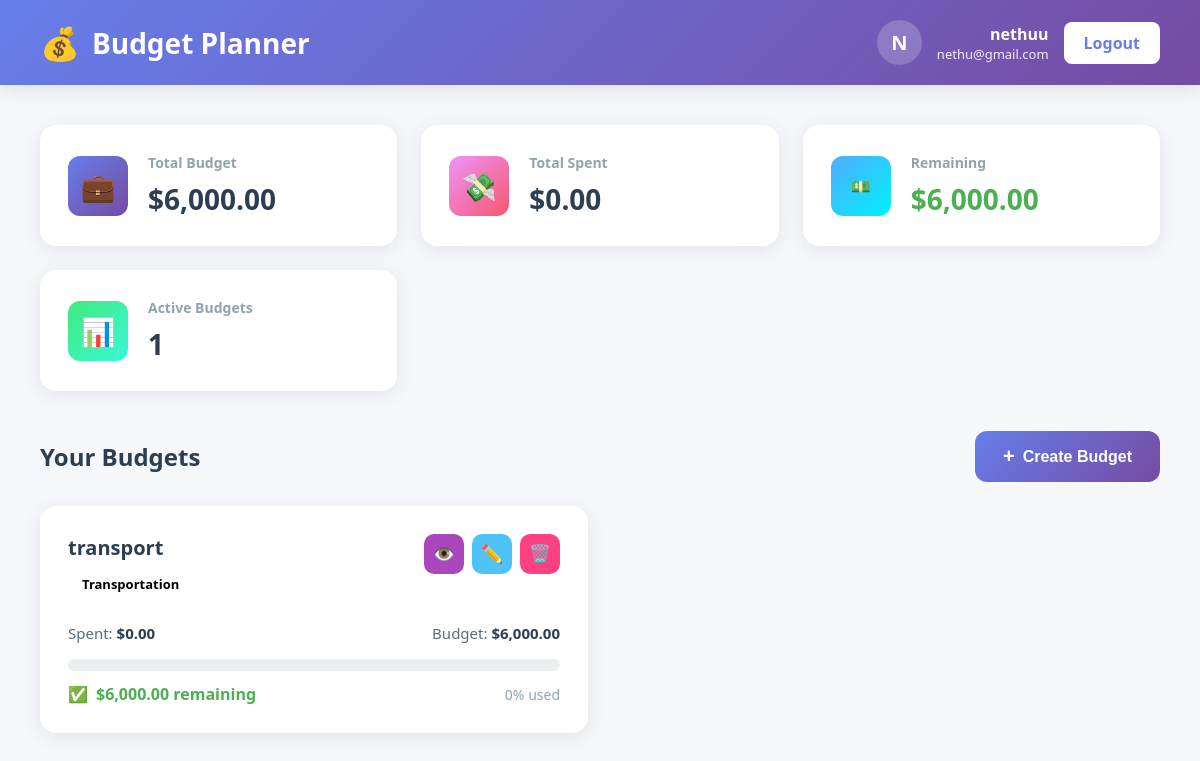
/public/dashboard.php (signed in), run on an earlier commit of the app's database.
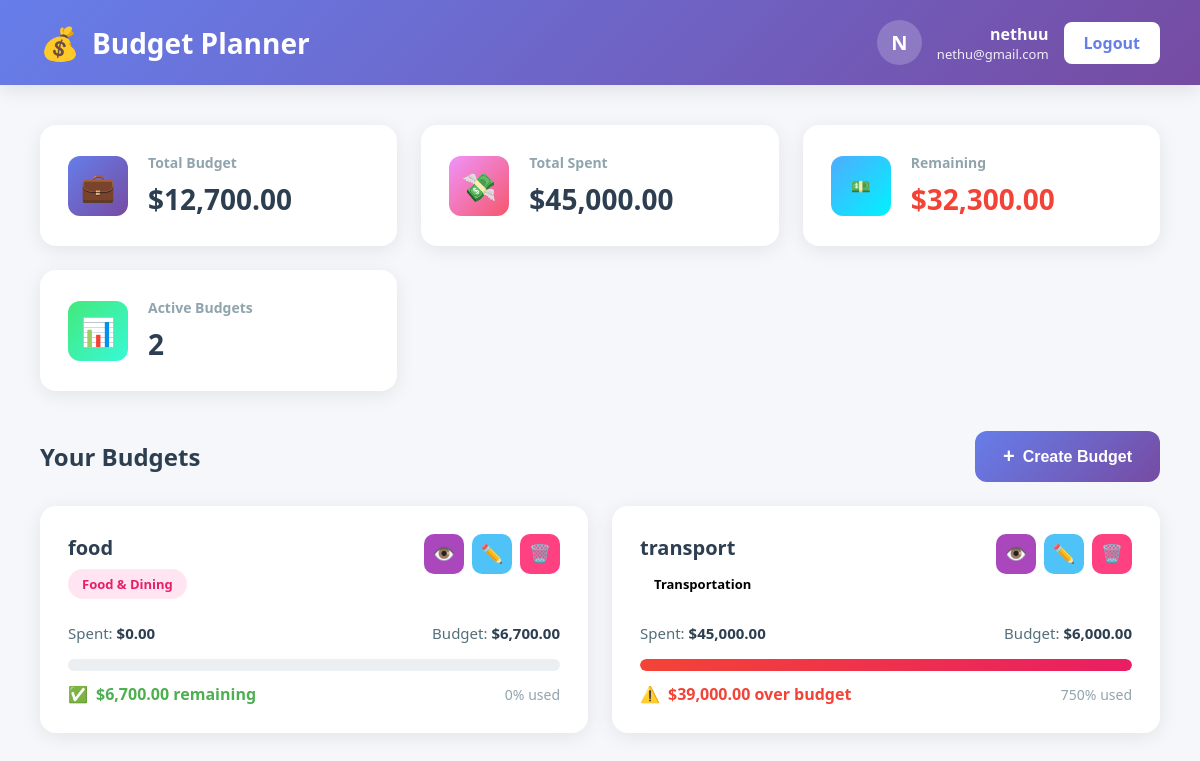
And on a later commit of the database.
### tables this page shows
CREATE TABLE budgets (
    id INTEGER PRIMARY KEY AUTOINCREMENT,
    name TEXT NOT NULL,
    category TEXT NOT NULL,
    budget_amount REAL NOT NULL,
    created_date TEXT NOT NULL
, user_id INTEGER DEFAULT 1);

### public/dashboard.php (the view, shortened to what this page needs)
<?php
$username = $_SESSION['username'];
$email = $_SESSION['email'];
$user_id = $_SESSION['user_id'];
try {
    $db = new PDO('sqlite:' .__DIR__ . '/../db/database.db');
    $db->setAttribute(PDO::ATTR_ERRMODE, PDO::ERRMODE_EXCEPTION);
} catch(PDOException $e) {
    die("Connection failed: " . $e->getMessage());
}
$db->exec('CREATE TABLE IF NOT EXISTS budgets (
    id INTEGER PRIMARY KEY AUTOINCREMENT,
    user_id INTEGER NOT NULL,
    name TEXT NOT NULL,
    category TEXT NOT NULL,
    budget_amount REAL NOT NULL,
    created_date TEXT NOT NULL,
    FOREIGN KEY (user_id) REFERENCES users(id) ON DELETE CASCADE
)');
$db->exec('CREATE TABLE IF NOT EXISTS expenses (
    id INTEGER PRIMARY KEY AUTOINCREMENT,
    budget_id INTEGER NOT NULL,
    amount REAL NOT NULL,
    description TEXT,
    date TEXT NOT NULL,
    FOREIGN KEY (budget_id) REFERENCES budgets(id) ON DELETE CASCADE
)');
$stmt = $db->prepare('
    SELECT b.*, COALESCE(SUM(e.amount), 0) as spent
    FROM budgets b
    LEFT JOIN expenses e ON b.id = e.budget_id
    WHERE b.user_id = :uid
    GROUP BY b.id
    ORDER BY b.created_date DESC
');
$stmt->execute([':uid' => $user_id]);
$budgets = $stmt->fetchAll(PDO::FETCH_ASSOC);
$totalBudget = 0;
$totalSpent = 0;
foreach ($budgets as $budget) {
    $totalBudget += $budget['budget_amount'];
    $totalSpent += $budget['spent'];
}
$totalRemaining = $totalBudget - $totalSpent;
?>
<!DOCTYPE html>
<html lang="en">
<head>
</head>
<body>
    <div class="header">
        <div class="header-content">
            <div class="header-left">
                <h1><span class="icon">💰</span> Budget Planner</h1>
            </div>
            <div class="user-info-header">
                <div class="user-avatar"><?php echo strtoupper(substr($username, 0, 1)); ?></div>
                <div class="user-details">
                    <div class="user-name"><?php echo htmlspecialchars($username); ?></div>
                    <div class="user-email"><?php echo htmlspecialchars($email); ?></div>
                </div>
                <a href="logout.php" class="logout-btn">Logout</a>
            </div>
        </div>
    </div>
    <div class="container">
        <div class="stats-grid">
            <div class="stat-card">
                <div class="stat-icon total">💼</div>
                <div class="stat-content">
                    <div class="stat-label">Total Budget</div>
                    <div class="stat-value">$<?php echo number_format($totalBudget, 2); ?></div>
                </div>
            </div>
            <div class="stat-card">
                <div class="stat-icon spent">💸</div>
                <div class="stat-content">
                    <div class="stat-label">Total Spent</div>
                    <div class="stat-value">$<?php echo number_format($totalSpent, 2); ?></div>
                </div>
            </div>
            <div class="stat-card">
                <div class="stat-icon remaining">💵</div>
                <div class="stat-content">
                    <div class="stat-label">Remaining</div>
                    <div class="stat-value" style="color: <?php echo $totalRemaining >= 0 ? '#4caf50' : '#f44336'; ?>">
                        $<?php echo number_format(abs($totalRemaining), 2); ?>
                    </div>
                </div>
            </div>
            <div class="stat-card">
                <div class="stat-icon count">📊</div>
                <div class="stat-content">
                    <div class="stat-label">Active Budgets</div>
                    <div class="stat-value"><?php echo count($budgets); ?></div>
                </div>
            </div>
        </div>
        <div class="section-header">
            <h2 class="section-title">Your Budgets</h2>
            <button class="btn-create" onclick="openModal('createBudget')">
                <span style="font-size: 20px;">+</span> Create Budget
            </button>
        </div>
        <?php if (count($budgets) > 0): ?>
        <div class="budget-grid">
            <?php foreach ($budgets as $budget):
                $remaining = $budget['budget_amount'] - $budget['spent'];
                $percentage = $budget['budget_amount'] > 0 ? ($budget['spent'] / $budget['budget_amount']) * 100 : 0;
                $statusClass = $percentage >= 100 ? 'over' : ($percentage >= 80 ? 'warning' : 'positive');
                $catClass = 'cat-' . strtolower(str_replace(['&', ' '], '', explode(' ', $budget['category'])[0]));
            ?>
            <div class="budget-card">
                <div class="card-header">
                    <div>
                        <div class="card-title"><?php echo htmlspecialchars($budget['name']); ?></div>
                        <span class="category-badge <?php echo $catClass; ?>"><?php echo htmlspecialchars($budget['category']); ?></span>
                    </div>
                    <div class="action-btns">
                        <button class="btn-icon btn-view" onclick="window.location.href='?view=<?php echo $budget['id']; ?>'" title="View Expenses">👁️</button>
                        <button class="btn-icon btn-edit" onclick="window.location.href='?edit=<?php echo $budget['id']; ?>'" title="Edit">✏️</button>
                        <form method="POST" style="display: inline;" onsubmit="return confirm('Delete this budget and all expenses?');">
                            <button type="submit" class="btn-icon btn-delete" title="Delete">🗑️</button>
                        </form>
                    </div>
                </div>
                <div class="budget-amounts">
                    <span>Spent: <span class="amount-value">$<?php echo number_format($budget['spent'], 2); ?></span></span>
                    <span>Budget: <span class="amount-value">$<?php echo number_format($budget['budget_amount'], 2); ?></span></span>
                </div>
                <div class="progress-bar">
                    <div class="progress-fill <?php echo $percentage >= 100 ? 'progress-over' : ''; ?>" style="width: <?php echo min($percentage, 100); ?>%"></div>
                </div>
                <div class="budget-status">
                    <div class="remaining <?php echo $statusClass; ?>">
                        <span><?php echo $statusClass == 'over' ? '⚠️' : ($statusClass == 'warning' ? '⚠️' : '✅'); ?></span>
                        $<?php echo number_format(abs($remaining), 2); ?> <?php echo $remaining >= 0 ? 'remaining' : 'over budget'; ?>
                    </div>
                    <div class="usage"><?php echo round($percentage); ?>% used</div>
                </div>
            </div>
            <?php endforeach; ?>
        </div>
        <?php endif; ?>
    </div>
</body>
</html>

### public/dashboard.php (style rules this page uses)
* { margin: 0; padding: 0; box-sizing: border-box; }
body { font-family: 'Segoe UI', Tahoma, Geneva, Verdana, sans-serif; background: #f5f7fa; }
.header { background: linear-gradient(135deg, #667eea 0%, #764ba2 100%); padding: 20px 40px; box-shadow: 0 4px 20px rgba(0,0,0,0.1); color: white; }
.header-content { max-width: 1400px; margin: 0 auto; display: flex; justify-content: space-between; align-items: center; }
.header-left { display: flex; align-items: center; gap: 20px; }
.header h1 { font-size: 28px; display: flex; align-items: center; gap: 12px; }
.icon { font-size: 32px; }
.user-info-header { display: flex; align-items: center; gap: 15px; }
.user-avatar { width: 45px; height: 45px; border-radius: 50%; background: rgba(255,255,255,0.2); display: flex; align-items: center; justify-content: center; font-size: 20px; font-weight: 600; }
.user-details { text-align: right; }
.user-name { font-weight: 600; font-size: 16px; }
.user-email { font-size: 13px; opacity: 0.9; }
.logout-btn { background: white; color: #667eea; padding: 10px 20px; border: none; border-radius: 8px; text-decoration: none; font-weight: 600; cursor: pointer; transition: all 0.3s; }
.container { max-width: 1400px; margin: 0 auto; padding: 40px; }
.stats-grid { display: grid; grid-template-columns: repeat(auto-fit, minmax(280px, 1fr)); gap: 24px; margin-bottom: 40px; }
.stat-card { background: white; padding: 28px; border-radius: 16px; box-shadow: 0 4px 20px rgba(0,0,0,0.08); display: flex; align-items: center; gap: 20px; transition: transform 0.2s; }
.stat-icon { width: 60px; height: 60px; border-radius: 12px; display: flex; align-items: center; justify-content: center; font-size: 28px; }
.stat-icon.total { background: linear-gradient(135deg, #667eea 0%, #764ba2 100%); }
.stat-icon.spent { background: linear-gradient(135deg, #f093fb 0%, #f5576c 100%); }
.stat-icon.remaining { background: linear-gradient(135deg, #4facfe 0%, #00f2fe 100%); }
.stat-icon.count { background: linear-gradient(135deg, #43e97b 0%, #38f9d7 100%); }
.stat-content { flex: 1; }
.stat-label { font-size: 14px; color: #90a4ae; margin-bottom: 8px; font-weight: 600; }
.stat-value { font-size: 28px; font-weight: 700; color: #2c3e50; }
.section-header { display: flex; justify-content: space-between; align-items: center; margin-bottom: 24px; }
.section-title { font-size: 24px; font-weight: 600; color: #2c3e50; }
.btn-create { background: linear-gradient(135deg, #667eea 0%, #764ba2 100%); color: white; border: none; padding: 14px 28px; border-radius: 12px; cursor: pointer; font-size: 16px; font-weight: 600; display: flex; align-items: center; gap: 8px; transition: transform 0.2s; }
.budget-grid { display: grid; grid-template-columns: repeat(auto-fill, minmax(380px, 1fr)); gap: 24px; }
.budget-card { background: white; border-radius: 16px; padding: 28px; box-shadow: 0 4px 20px rgba(0,0,0,0.08); transition: transform 0.2s; }
.card-header { display: flex; justify-content: space-between; align-items: flex-start; margin-bottom: 24px; }
.card-title { font-size: 20px; font-weight: 600; color: #2c3e50; margin-bottom: 8px; }
.category-badge { display: inline-block; padding: 6px 14px; border-radius: 20px; font-size: 13px; font-weight: 600; }
.cat-food { background: #ffe5f1; color: #e91e63; }
.action-btns { display: flex; gap: 8px; }
.btn-icon { width: 40px; height: 40px; border-radius: 10px; border: none; cursor: pointer; display: flex; align-items: center; justify-content: center; font-size: 18px; transition: all 0.2s; }
.btn-edit { background: #4fc3f7; color: white; }
.btn-delete { background: #ff4081; color: white; }
.btn-view { background: #ab47bc; color: white; }
.budget-amounts { display: flex; justify-content: space-between; margin-bottom: 16px; font-size: 15px; color: #546e7a; }
.amount-value { font-weight: 700; color: #2c3e50; }
.progress-bar { height: 12px; background: #eceff1; border-radius: 10px; overflow: hidden; margin-bottom: 12px; }
.progress-fill { height: 100%; background: linear-gradient(90deg, #667eea 0%, #764ba2 100%); transition: width 0.3s; border-radius: 10px; }
.progress-over { background: linear-gradient(90deg, #f44336 0%, #e91e63 100%); }
.budget-status { display: flex; align-items: center; justify-content: space-between; }
.remaining { display: flex; align-items: center; gap: 8px; font-weight: 600; font-size: 16px; }
.remaining.positive { color: #4caf50; }
.remaining.over { color: #f44336; }
.usage { color: #90a4ae; font-size: 14px; }

What changed in the data, as far as the page shows it:
added budgets: name "food", category "Food & Dining", spent "0.00", budget_amount "6,700.00", remaining "6,700.00", percentage "0"
computed for budgets "transport": spent "0.00" → "45,000.00"; remaining "6,000.00" → "39,000.00"; percentage "0" → "750"; text "✅ remaining" → "⚠️ over budget"
Also different on the page:
$totalBudget: "6,000.00" → "12,700.00"
$totalSpent: "0.00" → "45,000.00"
abs($totalRemaining): "6,000.00" → "32,300.00"
count($budgets): "1" → "2"
